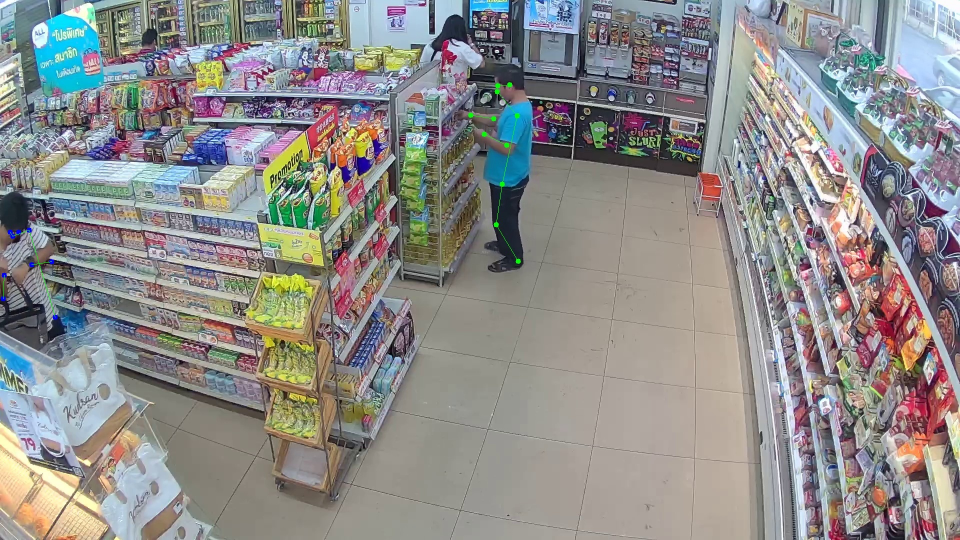
#> input picture 3_images_processing_in_openCV/01.jpg, 1920 x 1080 px (shown at 1/2 size)
$ python 14_watershed_algorithm.py
#> lines starting #> are read from the running program, lines starting #| are printed output that depends on the picture; after the words box and inside, x2 and y2 are one past the last pixel; in counts of white or black regions, pixels touching at a corner belong together
'''
分水岭算法图像分割：
1. 基于掩膜思想
2. 函数：cv2.watershed()
'''

import cv2
import numpy as np
from matplotlib import pyplot as plt

# 1. 进行阈值分割，二值化
img = cv2.imread('01.jpg')
#> img is the input picture: shape (1080, 1920, 3); mean B, G, R 138.8, 140.5, 141.8
gray = cv2.cvtColor(img,cv2.COLOR_BGR2GRAY)
ret, thresh = cv2.threshold(gray,0,255,cv2.THRESH_BINARY_INV+cv2.THRESH_OTSU)
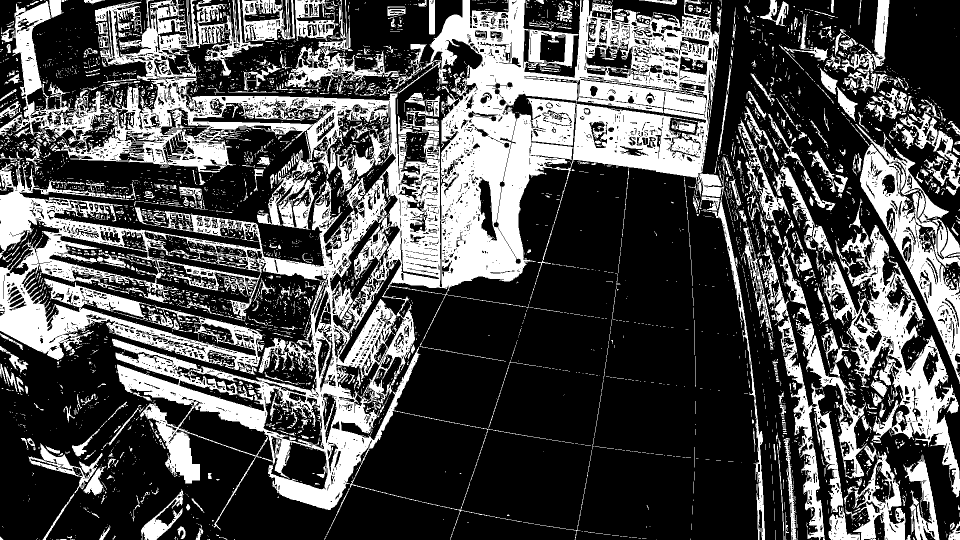
#> thresh: shape (1080, 1920) (shown at 1/2 size); 31.8% white; 5676 white regions (4874 under 20 px), largest, box (x1, y1, x2, y2) and area: (0, 0, 1530, 1080) 413963, (1647, 450, 1920, 995) 36287, (1711, 248, 1920, 768) 27448
#> ret = 125

# 2. 使用形态学运算，去除图像中的白噪声：闭运算去除小空洞，腐蚀操作去除边缘像素

# 去除噪音
kernel = np.ones((3,3),np.uint8)
opening = cv2.morphologyEx(thresh,cv2.MORPH_OPEN,kernel,iterations=2)
#> opening: shape (1080, 1920); 21.2% white; 1160 white regions (4 under 20 px), largest, box (x1, y1, x2, y2) and area: (862, 0, 1185, 576) 74691, (1146, 208, 1416, 355) 20136, (0, 463, 183, 718) 17632
# 确定背景
sure_bg = cv2.dilate(opening,kernel,iterations=3)
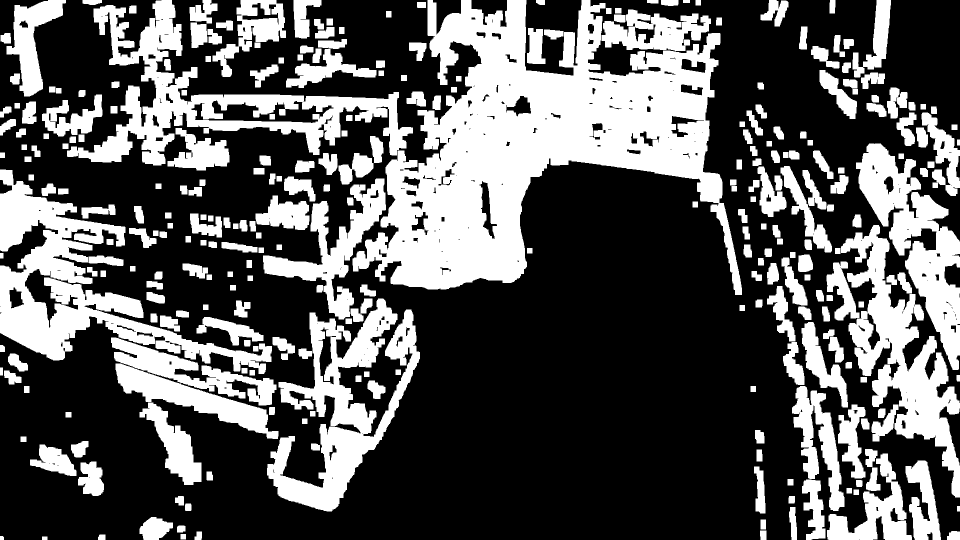
#> sure_bg: shape (1080, 1920) (shown at 1/2 size); 34.8% white; 294 white regions, largest, box (x1, y1, x2, y2) and area: (705, 0, 1484, 590) 202481, (0, 339, 544, 748) 59319, (134, 0, 826, 331) 53934
# 找到确定的前景图像，腐蚀
dist_transform = cv2.distanceTransform(opening,1,5)
ret,sure_fg = cv2.threshold(dist_transform,0.7*dist_transform.max(),255,0)
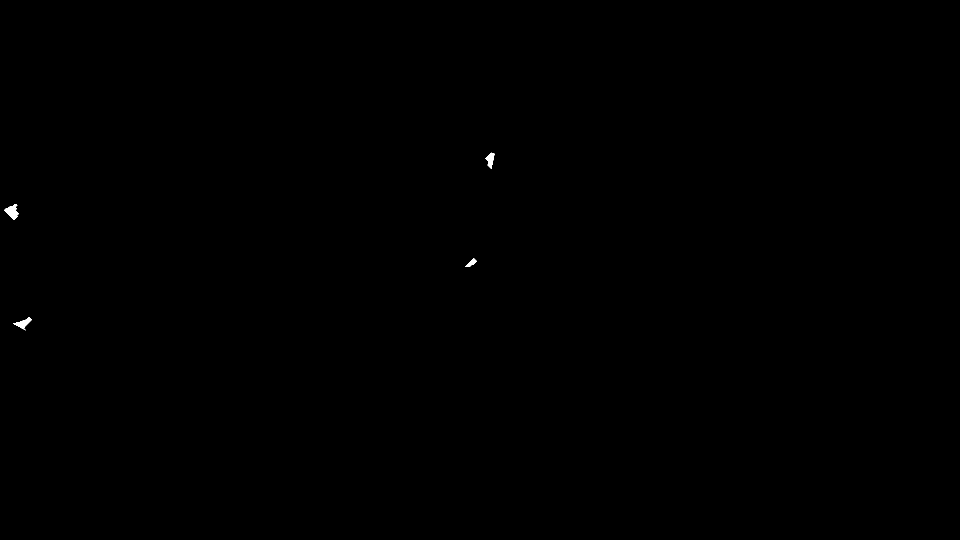
#> sure_fg: shape (1080, 1920) float32 (shown at 1/2 size); 0.07% white; 4 white regions, box (x1, y1, x2, y2) and area: (8, 409, 37, 440) 488, (26, 634, 64, 661) 371, (971, 305, 989, 338) 318, (930, 516, 954, 534) 179
#> ret = 28
# 找到未知区域
sure_fg = np.uint8(sure_fg)
unknown = cv2.subtract(sure_bg,sure_fg)
#> unknown: shape (1080, 1920); 34.8% white; 294 white regions, largest, box (x1, y1, x2, y2) and area: (705, 0, 1484, 590) 201984, (0, 339, 544, 748) 58460, (134, 0, 826, 331) 53934


# 2. 找到背景和实体，进行创建标签。

# 打标签
ret,markers1 = cv2.connectedComponents(sure_fg)
#> markers1: shape (1080, 1920) int32; 5 distinct labels, from 0 to 4
#> ret = 5
# 加1，使得确定是背景的标签是1
markers = markers1+1
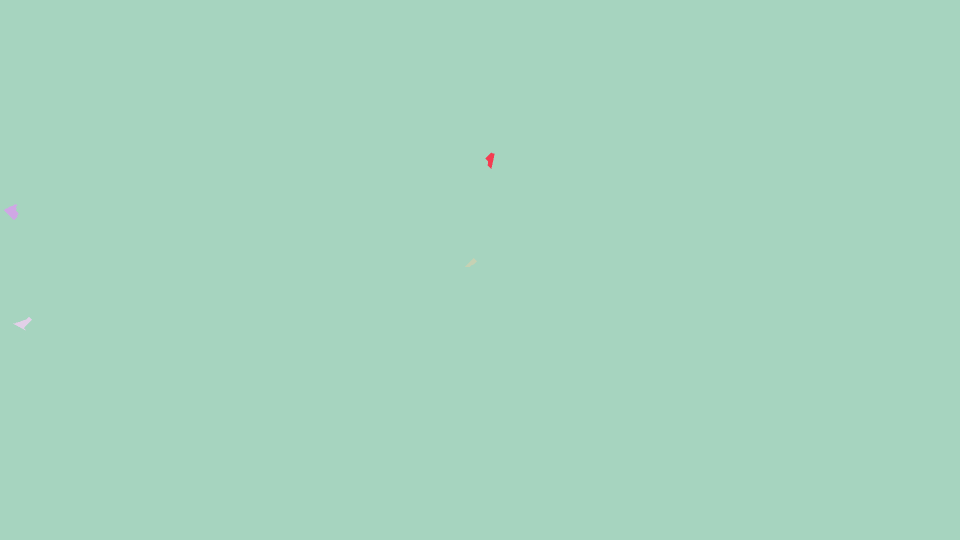
#> markers: shape (1080, 1920) int32 (shown at 1/2 size); 5 distinct labels, from 1 to 5; one colour per label, 0 black
# 确保unknown区域标签是0
markers[unknown==255] = 0
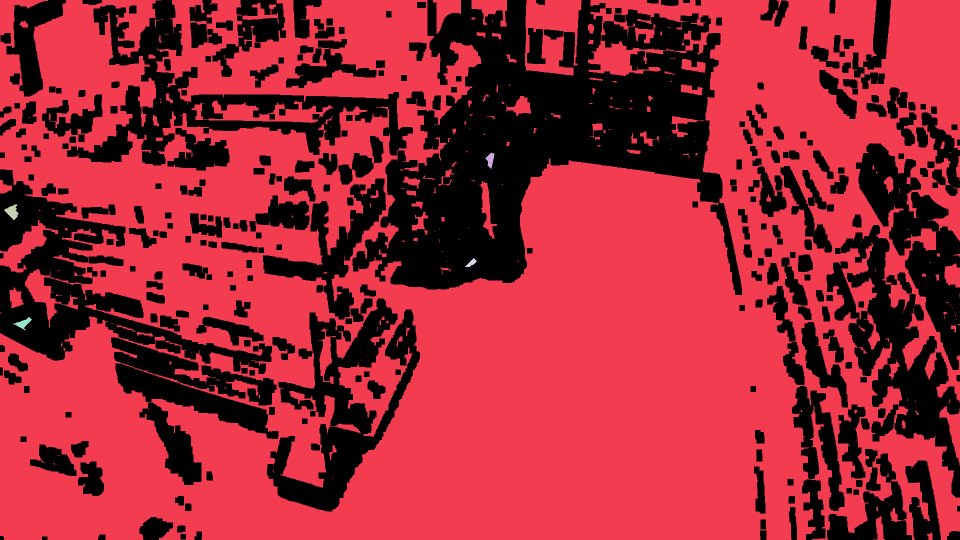
#> markers: shape (1080, 1920) int32 (shown at 1/2 size); 6 distinct labels, from 0 to 5; one colour per label, 0 black

# 标签完毕，实施分水岭算法。标签图像会被修改，边界区域标记变为-1
markers3 = cv2.watershed(img,markers)
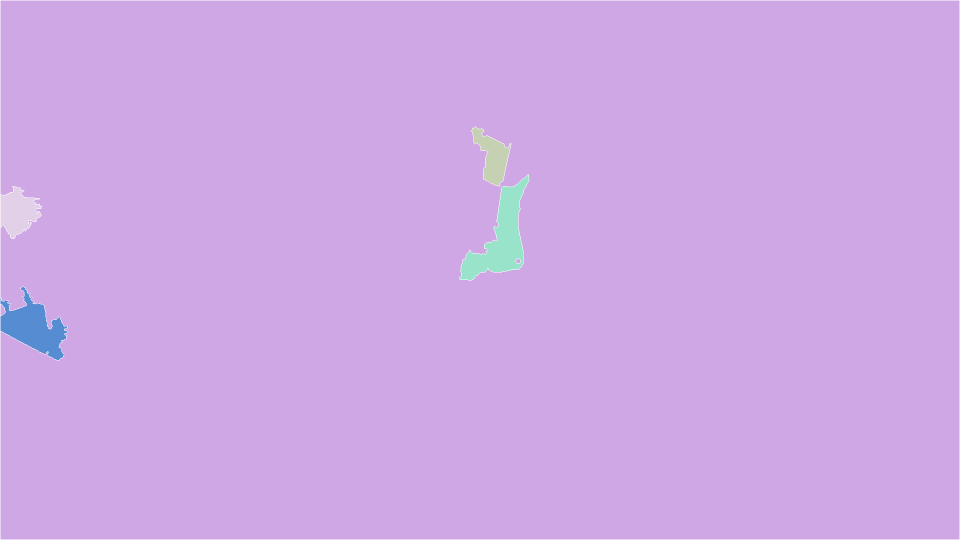
#> markers3: shape (1080, 1920) int32 (shown at 1/2 size); 6 distinct labels, from -1 to 5; one colour per label, 0 black, -1 white
img[markers3 == -1] = [255,0,0]
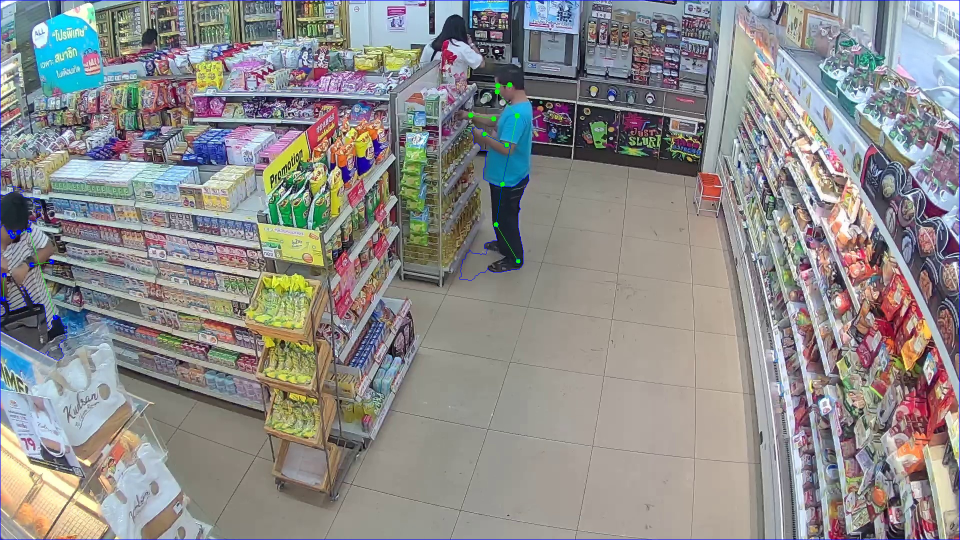
#> img: shape (1080, 1920, 3) (shown at 1/2 size); 0.38% of pixels changed, all inside (x1, y1, x2, y2) = (0, 0, 1920, 1080)


plt.subplot(221),plt.imshow(img,cmap='gray')
plt.title('Original Image'),plt.xticks([]),plt.yticks([])
plt.subplot(222),plt.imshow(thresh,cmap='gray')
plt.title('Thresh image'),plt.xticks([]),plt.yticks([])
plt.subplot(223),plt.imshow(dist_transform,cmap='gray')
plt.title('Open Operation'),plt.xticks([]),plt.yticks([])
plt.subplot(224),plt.imshow(markers3,cmap='gray')
plt.title('water seg'),plt.xticks([]),plt.yticks([])
plt.show()
#> figure, not shown here; B, G, R data is drawn as R, G, B
